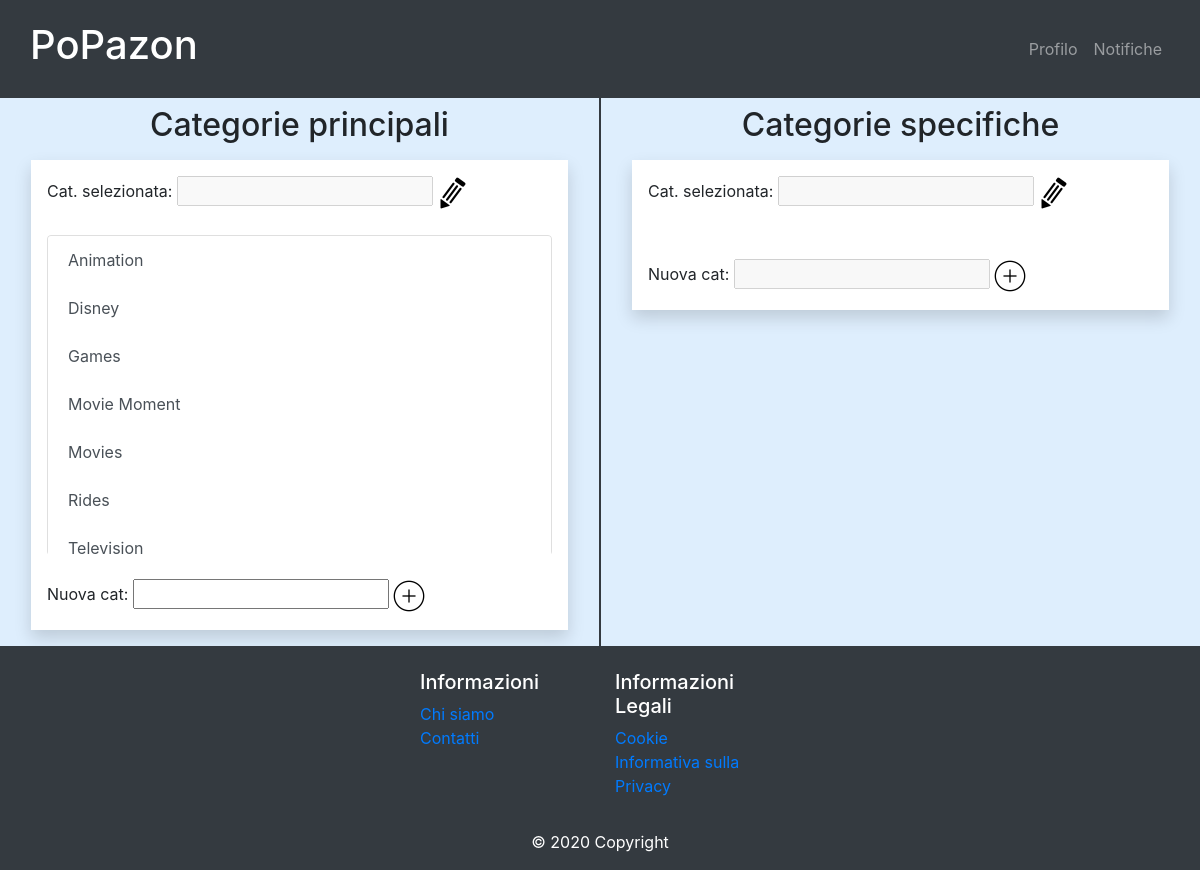
The page /gestisciCategorieVenditore.php (signed in) on the database its author committed.
### tables this page shows
CREATE TABLE `categoria_principale` (
  `titolo` varchar(50) NOT NULL
);

### src/utils/readConfig.php (called while the page is built, shortened)
<?php
    class ReadConfig{
        private $json;
        public function __construct(){
            $this->str = file_get_contents(__DIR__."/../../config.json");
            $this->json = json_decode($this->str,true)["db"];
        }
        public function getServername(){
            return $this->json["servername"];
        }
        public function getUsername(){
            return $this->json["username"];
        }
        public function getPassword(){
            return $this->json["password"];
        }
        public function getDbName(){
            return $this->json["dbname"];
        }
        public function getPort(){
            return $this->json["port"];
        }
    }
?>

### src/bootstrap.php (called while the page is built, shortened)
<?php
    require_once("db/database.php");
    require_once("utils/readConfig.php");
    $readConf = new ReadConfig();
    $dbh = new DatabaseHelper($readConf->getServername(),
                                $readConf->getUsername(),
                                $readConf->getPassword(),
                                $readConf->getDbName(),
                                $readConf->getPort());
?>

### src/db/database.php (called while the page is built, shortened)
<?php
    class DatabaseHelper{
        private $db;
        public function __construct($servername, $username, $password, $dbname, $port){
            $this->db = new mysqli($servername, $username, $password, $dbname, $port);
        }
        public function getCatP(){
            $query = "SELECT *
                    FROM categoria_principale
                    ORDER BY titolo";
            $stmt = $this->db->prepare($query);
            $stmt->execute();
            return $stmt->get_result()->fetch_all(MYSQLI_ASSOC);
        }
}
?>

### src/template/gestisciCategorieVenditore.php (the view, shortened to what this page needs)
<div class="row">
    <div class="col-12 col-md-6 border-right border-dark ">
        <h2 class="text-center mt-2">Categorie principali</h2>
        <div class="tab-content m-3 bg-white p-3 shadow">
            <div class="panel panel-default ">
                <div class="panel-body" data-cat-type="P">
                    <label for="categoriaPselezionata">Cat. selezionata: </label>
                    <input type="text" name="categoriaPselezionata" id="categoriaPselezionata" data-cat-type="P"/>
                    <img src="<?php echo UPLOAD_DIR;?>icone/Edit-icon.png" alt="modifica" data-catP-type="modifica"/>
                    <div class="list-group my-4" data-cat-type="P">
                        <?php foreach($templateParams["catP"] as $catP):?>
                            <button type="button" class="list-group-item list-group-item-action" data-cat-type="P"><?php echo $catP["titolo"]; ?></button>
                        <?php endforeach ?>
                    </div>
                    <label for="nuovaCatP">Nuova cat: </label>
                    <input type="text" name="nuovaCatP" id="nuovaCatP"/>
                    <img src="<?php echo UPLOAD_DIR;?>icone/Add-icon.png" alt="aggiungi" data-catP-type="aggiungi" />
                </div>
            </div>
        </div>
    </div>
    <div class="col-12 col-md-6 border-left border-dark d-none d-md-block">
        <h2 class="text-center mt-2">Categorie specifiche</h2>
        <div class="tab-content m-3 bg-white p-3 shadow">
            <div class="panel panel-default">
                <div class="panel-body"  data-cat-type="S">
                    <label for="categoriaSselezionata">Cat. selezionata: </label>
                    <input type="text" name="categoriaSselezionata" id="categoriaSselezionata"/>
                    <img src="<?php echo UPLOAD_DIR;?>icone/Edit-icon.png" alt="modifica" data-catS-type="modifica"/>
                    <label for="nuovaCatS">Nuova cat: </label>
                    <input type="text" name="nuovaCatS" id="nuovaCatS"/>
                    <img src="<?php echo UPLOAD_DIR;?>icone/Add-icon.png" alt="aggiungi" data-catS-type="aggiungi"/>
                </div>
            </div>
        </div>
    </div>
</div>

### src/css/style.css (style rules this page uses)
body { background-color: rgb(197 226 252 / 56%); }
.panel-body>.list-group { max-height: 40vh; overflow-y:auto; }
.panel-body>img { max-height: 32px; }
* { box-sizing: border-box }
img { vertical-align: middle; }

### rows shown on the page
categoria_principale: titolo "Animation"
categoria_principale: titolo "Disney"
categoria_principale: titolo "Games"
categoria_principale: titolo "Movie Moment"
categoria_principale: titolo "Movies"
categoria_principale: titolo "Rides"
categoria_principale: titolo "Television"
